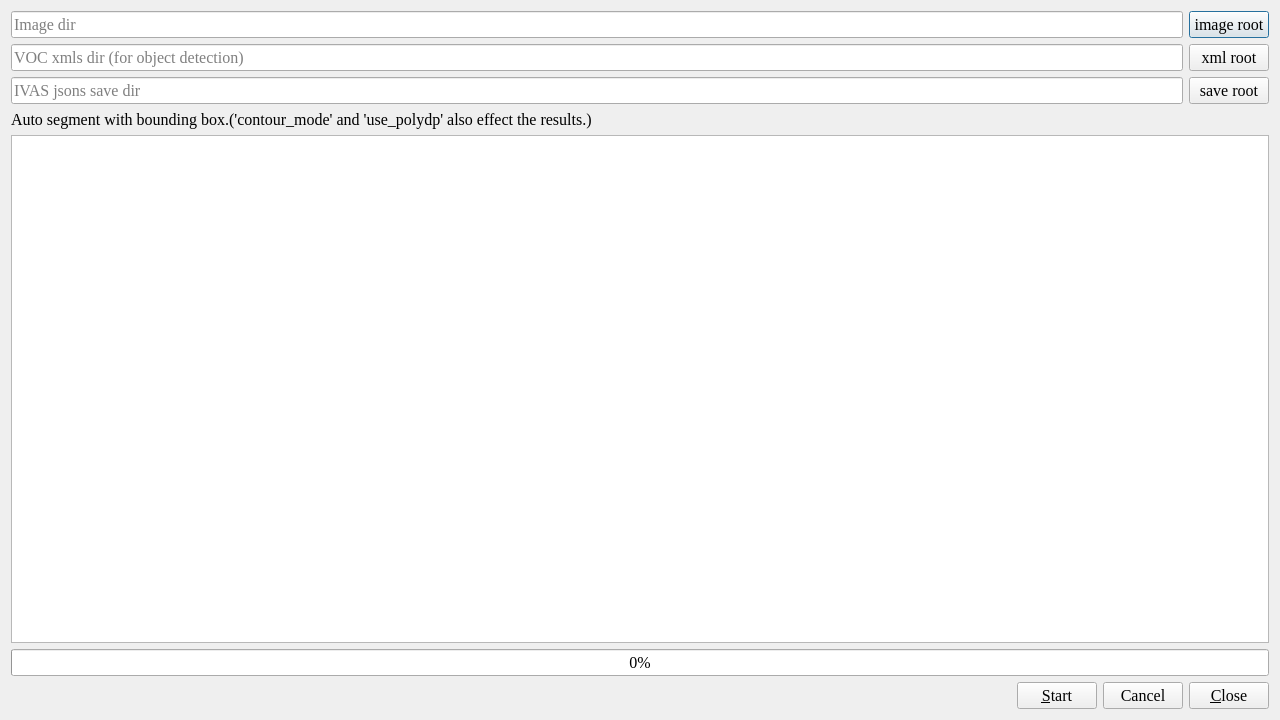
<?xml version="1.0" encoding="UTF-8"?>
<ui version="4.0">
 <class>Dialog</class>
 <widget class="QDialog" name="Dialog">
  <property name="geometry">
   <rect>
    <x>0</x>
    <y>0</y>
    <width>1280</width>
    <height>720</height>
   </rect>
  </property>
  <property name="font">
   <font>
    <family>Times New Roman</family>
    <pointsize>12</pointsize>
   </font>
  </property>
  <property name="windowTitle">
   <string>Auto segment</string>
  </property>
  <layout class="QVBoxLayout" name="verticalLayout">
   <item>
    <widget class="QWidget" name="widget" native="true">
     <layout class="QHBoxLayout" name="horizontalLayout">
      <property name="leftMargin">
       <number>0</number>
      </property>
      <property name="topMargin">
       <number>0</number>
      </property>
      <property name="rightMargin">
       <number>0</number>
      </property>
      <property name="bottomMargin">
       <number>0</number>
      </property>
      <item>
       <widget class="QLineEdit" name="lineEdit_image_dir">
        <property name="placeholderText">
         <string>Image dir</string>
        </property>
       </widget>
      </item>
      <item>
       <widget class="QPushButton" name="pushButton_image_dir">
        <property name="text">
         <string>image root</string>
        </property>
       </widget>
      </item>
     </layout>
    </widget>
   </item>
   <item>
    <widget class="QWidget" name="widget_2" native="true">
     <layout class="QHBoxLayout" name="horizontalLayout_2">
      <property name="leftMargin">
       <number>0</number>
      </property>
      <property name="topMargin">
       <number>0</number>
      </property>
      <property name="rightMargin">
       <number>0</number>
      </property>
      <property name="bottomMargin">
       <number>0</number>
      </property>
      <item>
       <widget class="QLineEdit" name="lineEdit_label_dir">
        <property name="placeholderText">
         <string>VOC xmls dir (for object detection)</string>
        </property>
       </widget>
      </item>
      <item>
       <widget class="QPushButton" name="pushButton_label_dir">
        <property name="text">
         <string>xml root</string>
        </property>
       </widget>
      </item>
     </layout>
    </widget>
   </item>
   <item>
    <widget class="QWidget" name="widget_3" native="true">
     <layout class="QHBoxLayout" name="horizontalLayout_3">
      <property name="leftMargin">
       <number>0</number>
      </property>
      <property name="topMargin">
       <number>0</number>
      </property>
      <property name="rightMargin">
       <number>0</number>
      </property>
      <property name="bottomMargin">
       <number>0</number>
      </property>
      <item>
       <widget class="QLineEdit" name="lineEdit_save_dir">
        <property name="placeholderText">
         <string>IVAS jsons save dir</string>
        </property>
       </widget>
      </item>
      <item>
       <widget class="QPushButton" name="pushButton_save_dir">
        <property name="text">
         <string>save root</string>
        </property>
       </widget>
      </item>
     </layout>
    </widget>
   </item>
   <item>
    <widget class="QLabel" name="label">
     <property name="text">
      <string>Auto segment with bounding box.('contour_mode' and 'use_polydp' also effect the results.)</string>
     </property>
    </widget>
   </item>
   <item>
    <widget class="QTextBrowser" name="textBrowser">
     <property name="minimumSize">
      <size>
       <width>0</width>
       <height>0</height>
      </size>
     </property>
     <property name="font">
      <font>
       <family>宋体</family>
       <pointsize>12</pointsize>
      </font>
     </property>
    </widget>
   </item>
   <item>
    <widget class="QProgressBar" name="progressBar">
     <property name="value">
      <number>0</number>
     </property>
    </widget>
   </item>
   <item>
    <widget class="QWidget" name="widget_4" native="true">
     <layout class="QHBoxLayout" name="horizontalLayout_4">
      <property name="leftMargin">
       <number>0</number>
      </property>
      <property name="topMargin">
       <number>0</number>
      </property>
      <property name="rightMargin">
       <number>0</number>
      </property>
      <property name="bottomMargin">
       <number>0</number>
      </property>
      <item>
       <spacer name="horizontalSpacer">
        <property name="orientation">
         <enum>Qt::Horizontal</enum>
        </property>
        <property name="sizeHint" stdset="0">
         <size>
          <width>461</width>
          <height>20</height>
         </size>
        </property>
       </spacer>
      </item>
      <item>
       <widget class="QPushButton" name="pushButton_start">
        <property name="text">
         <string>&amp;Start</string>
        </property>
       </widget>
      </item>
      <item>
       <widget class="QPushButton" name="pushButton_cancel">
        <property name="text">
         <string>Cancel</string>
        </property>
       </widget>
      </item>
      <item>
       <widget class="QPushButton" name="pushButton_close">
        <property name="text">
         <string>&amp;Close</string>
        </property>
       </widget>
      </item>
     </layout>
    </widget>
   </item>
  </layout>
 </widget>
 <resources/>
 <connections/>
</ui>
